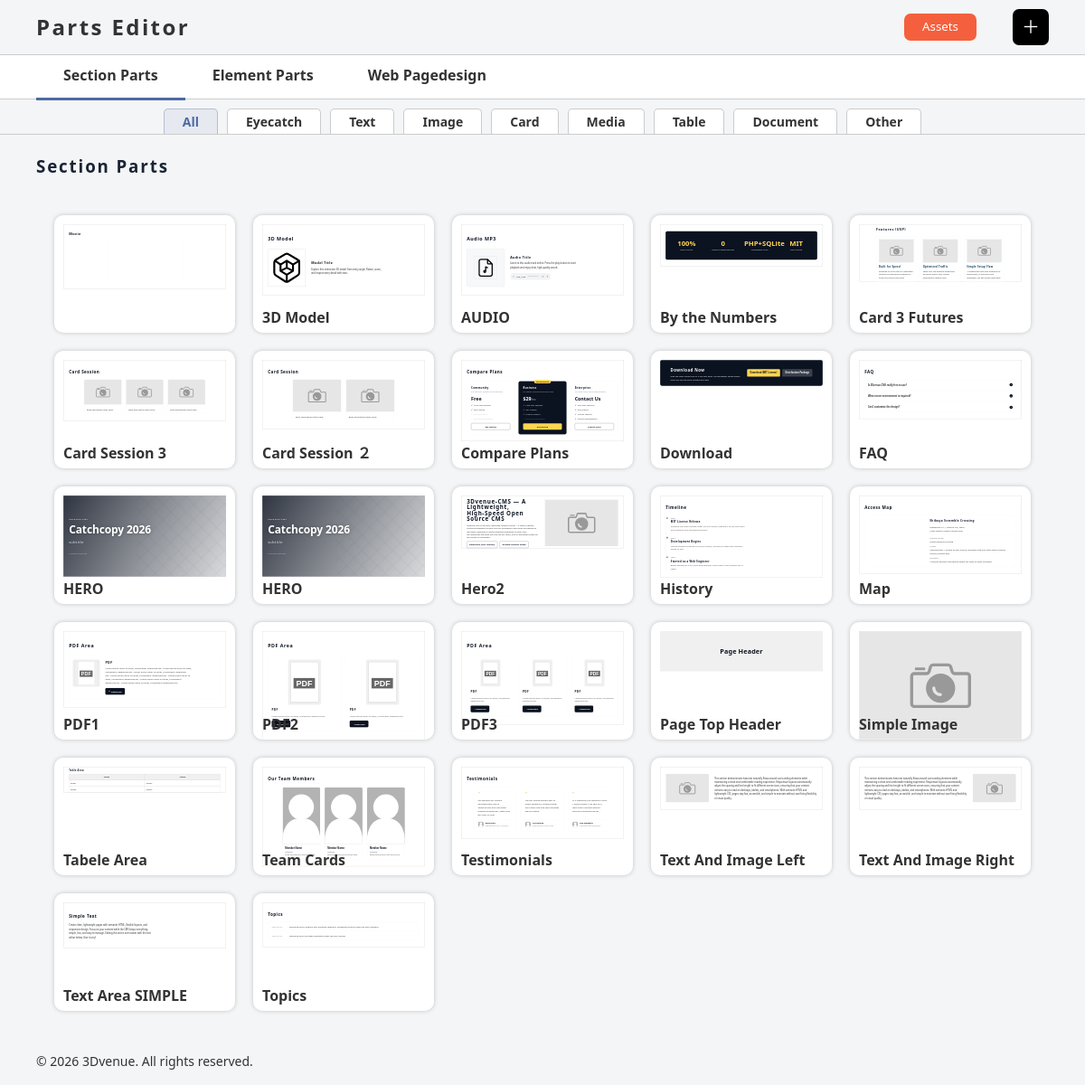
/cms/parts.php (signed in), run on the app's committed database.
### tables this page shows
CREATE TABLE "contents" (
	"cid"	INTEGER,
	"type"	INTEGER,
	"cname"	TEXT,
	"dom"	TEXT,
	"memo"	TEXT,
	PRIMARY KEY("cid")
);

### cms/lang.php (called while the page is built, shortened)
<?php
$lng = trim(file_get_contents('../common/inc/lang.txt'));
$lang = [];
$fp = fopen('lang/lang.csv', 'r');
$head = fgetcsv($fp);
$head[0] = preg_replace('/^\xEF\xBB\xBF/', '', $head[0]);
while($row = fgetcsv($fp)){
    $data = array_combine($head, $row);
    $key = trim($data['key']);
    $lang[$key] = $data;
}
?>

### cms/parts.php (the view, shortened to what this page needs)
<?php
include_once('../common/inc/dbcall.php');
$sql = "SELECT * FROM contents WHERE Type < 3 ORDER BY cname";
$stmt = $conn->query($sql);
$rows = $stmt->fetchAll(PDO::FETCH_ASSOC);
include_once('./lang.php');
?>
<!DOCTYPE html>
<html lang="jp">
<head>
    <link rel="stylesheet" type="text/css" href="./css/style.css">
    <link rel="stylesheet" type="text/css" href="./css/parts.css?t=<?=time()?>">
</head>
<body>
<header>
    <div class="inner">
        <h2><span><?=$lang['parts_edit'][$lng]?></span></h2>
        <div id="header-right">
            <div><button id="sampleaccet" class="btn">Assets</button></div>
            <div class="btn" id="new">＋</div>
        </div>
    </div>
</header>
<nav>
    <div class="inner">
        <ul id="selectparts">
            <li data-cid="0" value="sections" class="active">
            <span>Section Parts</span>
                <ul class="cattag sections">
                    <li data-cat="0">All</li>
                    <li data-cat="1">Eyecatch</li>
                    <li data-cat="2">Text</li>
                    <li data-cat="3">Image</li>
                    <li data-cat="4">Card</li>
                    <li data-cat="5">Media</li>
                    <li data-cat="6">Table</li>
                    <li data-cat="7">Document</li>
                    <li data-cat="8">Other</li>
                </ul>
            </li>
            <li data-cid="1" value="elements">
                <span>Element Parts</span>
            </li>
            <li data-cid="2" value="pages">
                <span>Web Pagedesign</span>
            </li>
        </ul>
    </div>
</nav>
<div id="main">
<div class="inner">
<section id="sections" class="active" data-tid="0">
    <h3>Section Parts</h3>
    <div class="flex">
        <?php foreach ($rows as $row): ?>
            <?php if ($row['type'] == '0'): ?>
                <div class="parts element" data-cid="<?= $row['cid'] ?>" data-cat="<?= $row['memo'] ?>">
                    <div class="wrapDom">
                        <?= $row['dom'] ?>
                    </div>
                    <div class="name"><?= $row['cname'] ?></div>
                </div>
            <?php endif; ?>
        <?php endforeach; ?>
       </div>
</section>
</div>
</div>
<div id="footer">
<div class="inner">
    <div id="copy">&copy; 2026 3Dvenue. All rights reserved.</div>
</div>
</div>
</body>
</html>

### cms/css/style.css (style rules this page uses)
html { padding:0; margin:0; box-sizing: border-box; font-size: 16px; height:100%; }
body { height:100%; background:#F4F5F6; min-width:880px; }
body * { font-family: "Segoe UI", "Meiryo", sans-serif; line-height: 1.5; color:#333; }
h1,h2,h3,h4 { letter-spacing: .1em; }
p { font-size: 14px; }
* { padding:0; margin:0; box-sizing: border-box; }
.inner { width:100%; max-width:1400px; padding:0 40px; margin:0 auto; }
.btn { padding:5px 20px; background:#feab64; color:#FFF; border:none; border-radius: 7px; cursor: pointer; }
#main { min-height:calc(100vh - 70px); padding:0 0 10px; }
#main .inner { max-width:1400px; }
#main h1 { font-size:24px; font-weight:700; color:#1A2434; }
#main h2 { position: relative; color:#1A2434; padding:15px 0 10px; font-size:18px; }
#main h3, #main h4 { color:#1A2434; }
#main section h3 { width:100%; margin-bottom:20px; }
#footer { font-size:14px; width:100%; }
#footer .inner { height:50px; display: flex; align-items: center; }

### cms/css/parts.css (style rules this page uses)
body { min-width:300px; }
header { padding:10px 0; }
header .inner { display: flex; align-items: center; justify-content: space-between; }
header .inner h2 { display:block; }
header .inner #header-right { display: flex; align-items: center; gap:40px; }
header .inner #new { display: flex; justify-content: center; align-items: center; line-height: 1.0; background: #000; color: #FFF; font-weight: 500; font-size: 20px; width: 40px; height: 40px; cursor: pointer; }
nav { position: relative; height:100px; background:#FFF; border-top:1px solid #ccc; border-bottom:1px solid #ccc; height:50px; margin-bottom:60px; }
#selectparts { list-style: none; padding:0; margin:0; display: flex; height:50px; }
#selectparts li { cursor: pointer; user-select: none; transition-duration: 0.3s; }
#selectparts > li { list-style: none; padding:0; margin:0; display:block; font-weight: 600; }
#selectparts > li span { display: block; padding:10px 30px; width:100%; height:100%; position: relative; }
#selectparts > li.active span:after { content:""; position:absolute; bottom:0; left:0; display: block; height:3px; width:100%; background:#4D6AA2; }
#selectparts ul { position: absolute; top:calc(100% + 1px); left:0; display: none; padding:10px 40px 0; margin:0; border-bottom:1px solid #CCC; width:100%; }
#selectparts > li.active ul.cattag { display: flex; justify-content: center; gap:10px; list-style: none; margin:0; padding:10px 40px 0; }
#selectparts > li ul li { display:inline-block; padding:3px 20px; border:1px solid #ccc; border-bottom:0; border-radius: 5px 5px 0 0; font-size:14px; background:#FFF; }
#selectparts > li ul li.active { background: #4D6AA214; color: #4D6AA2; border-color: #4D6AA255; }
#main { min-height:0; max-height:calc(100% - 200px); }
.btn { background:#F4603D; }
section div.flex { flex-wrap: wrap; display: grid; gap: clamp(10px, 10vw, 20px); grid-template-columns: repeat(auto-fill, minmax(200px, 1fr)); max-height: calc(100vh - 280px); overflow-y: auto; padding: 20px; }
section div.flex div.parts { width:100%; }
section div.flex div.parts img { border:1px solid #CCC; width: 100%; height: 100%; object-fit: contain; }
#pages div.flex div.parts, #elements div.flex div.parts, #sections div.flex div.parts { position: relative; overflow: hidden; aspect-ratio: 2/ 1.3; width:100%; cursor: pointer; background:#FFF; border-radius: 10px; padding:10px 10px 20px; box-shadow: 0 0 5px #0003; }
#pages div.flex div.wrapDom, #elements div.flex div.wrapDom, #sections div.flex div.wrapDom { position:absolute; top:10px; left:10px; width:1200px; transform-origin: top left; border:1px solid #aaa; pointer-events: none; }
#pages div.flex div.parts div.name, #elements div.flex div.parts div.name, #sections div.flex div.parts div.name { position: absolute; bottom:0; left:0; width:100%; padding:5px 10px; font-weight: 700; }
#main > .inner > section { display: none; }
#main > .inner > section.active { display: block; }
#main > .inner section div.flex > div { display: none; }
#main > .inner section div.flex > div.active { display: block; }

### data on the page
contents: dom "3D Model", dom (picture), cname "3D Model"
contents: dom "Audio MP3", dom (picture), cname "AUDIO"
contents: dom "100% 0 PHP+SQLite MIT", cname "By the Numbers"
contents: dom (picture), cname "Card 3 Futures"
contents: dom "Card Session", dom (picture), cname "Card Session 3"
contents: dom "Card Session", dom (picture), cname "Card Session ２"
contents: dom "Compare Plans Free $29 Contact Us", cname "Compare Plans"
contents: dom "Download Now", cname "Download"
contents: dom "FAQ", cname "FAQ"
contents: dom (picture), dom "Catchcopy 2026", cname "HERO"
contents: dom (picture), dom "Catchcopy 2026", cname "HERO"
contents: dom "3Dvenue‑CMS — A Lightweight, High‑Speed Open Source CMS", dom (picture), cname "Hero2"
contents: dom "Timeline", cname "History"
contents: dom "Access Map", cname "Map"
contents: dom "PDF Area", dom (picture), cname "PDF1"
contents: dom "PDF Area", dom (picture), cname "PDF2"
contents: dom "PDF Area", dom (picture), cname "PDF3"
contents: dom "Page Header", cname "Page Top Header"
contents: dom (picture), cname "Simple Image"
contents: cname "Tabele Area"
contents: dom "Our Team Members", dom (picture), cname "Team Cards"
contents: dom "Testimonials \" \" \"", dom (picture), cname "Testimonials"
contents: dom (picture), cname "Text And Image Left"
contents: dom (picture), cname "Text And Image Right"
contents: dom "Simple Text", cname "Text Area SIMPLE"
contents: dom "Topics", cname "Topics"

### other printed values
$lang['parts_edit'][$lng] "Parts Editor"
